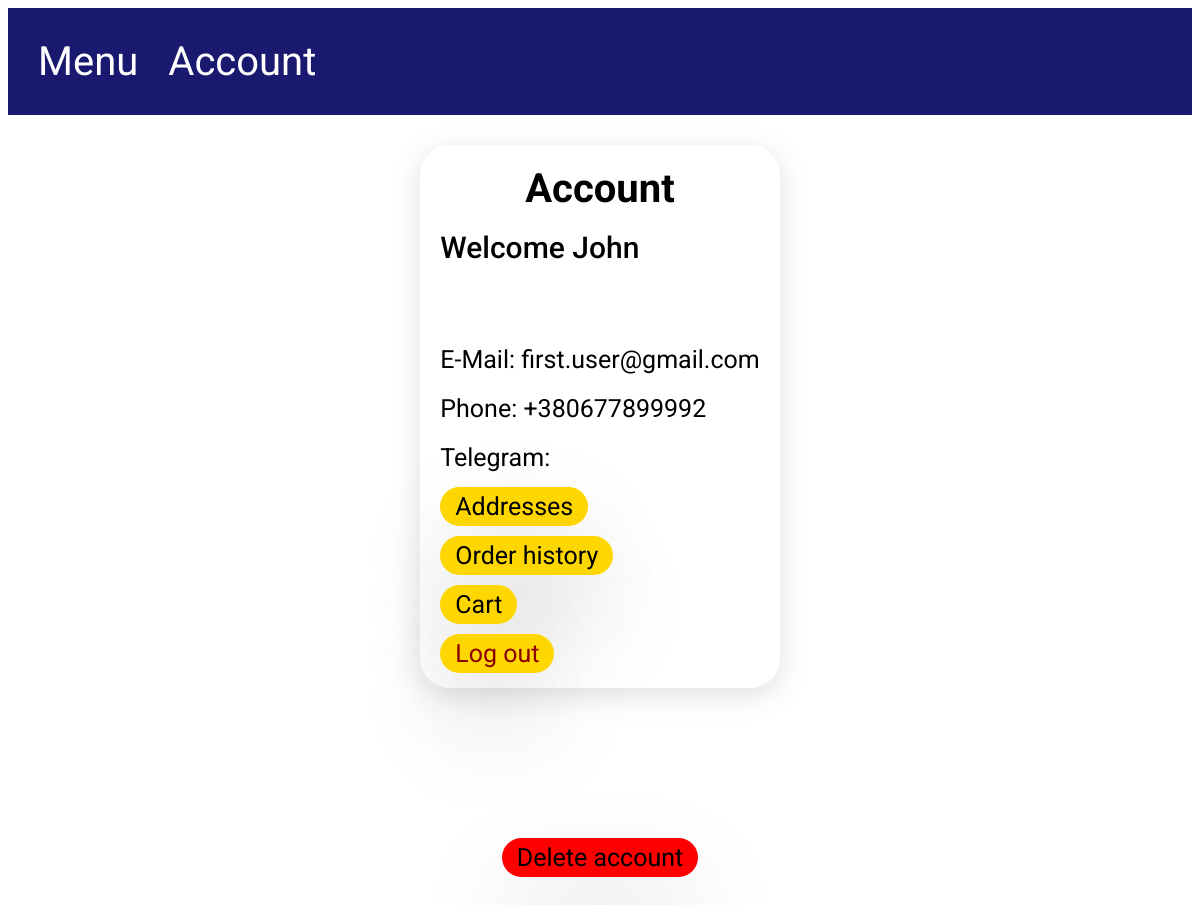
Page /user (signed in) on the committed database.
### tables this page shows
CREATE TABLE "user" (
	"id"	INTEGER NOT NULL UNIQUE,
	"name"	TEXT NOT NULL,
	"phone"	INTEGER NOT NULL UNIQUE,
	"email"	TEXT NOT NULL UNIQUE,
	"password"	TEXT NOT NULL,
	"telegram"	TEXT,
	"user_type"	INTEGER NOT NULL DEFAULT 0,
	PRIMARY KEY("id" AUTOINCREMENT)
);

### app.py (the view)
@app.route('/user', methods=['GET', 'PUT', 'DELETE'])  # TODO PUT, DELETE
def user():
    if session.get("user_id") is None:
        return app.redirect("/user/sign_in")
    with SQLiteDB("dish.db") as db:
        user_info = db.select_from("user", ["email", "name", "phone", "telegram"], {"id": session["user_id"]})[0]
    return render_template("user_page.html", user=user_info)

### functions.py (called while the page is built)
def dict_factory(cursor, row):
    d = {}
    for idx, col in enumerate(cursor.description):
        d[col[0]] = row[idx]
    return d

    def __enter__(self):
        return self

    def __exit__(self, exc_type, exc_val, exc_tb):
        self.con.commit()
        self.con.close()

    def sql_query(self, query: str):
        answer = self.cur.execute(query)
        return answer.fetchall()

    def select_from(self, table_name: str, columns: list, where: dict = None,
                    join_table: str = None, join_columns: tuple = None):
        columns = ", ".join(columns)
        query = f"SELECT {columns} FROM {table_name}"
        if join_table:
            join_table = f" JOIN {join_table} on {join_table}.{join_columns[0]} = {table_name}.{join_columns[1]}"
            query += join_table
        if where:
            where = " WHERE " + " AND ".join([f"{key} = '{value}'" for key, value in where.items()])
            query += where
        return self.sql_query(query)

### templates/user_page.html
{% extends 'base.html' %}
{% block content %}
    <div class="container user_page">
        <div class="content-holder">
            <h1 class="title">Account</h1>
            <p class="welcome">Welcome {{ user.name }}</p>
            <ul class="user_page_list">
                <li>
                    <label>E-Mail: {{ user.email }} </label>
                </li>
                <li>
                    <label>Phone: +{{ user.phone }} </label>
                </li>
                <li>
                    <label>Telegram:  {{ user.telegram }} </label>
                </li>
                <li>
                    <a href="/user/address"> Addresses</a>
                </li>
                <li>
                    <a href="/user/orders"> Order history</a>
                </li>
                <li>
                    <a href="/cart"> Cart</a>
                </li>
                <li>
                    <a style="color: darkred" href="/user/logout"> Log out</a>
                </li>
            </ul>
        </div>
        <a class="delete__button" href="/user/delete">Delete account</a>
    </div>
{% endblock %}

### static/css/style.css (style rules this page uses)
body { font-family: 'Roboto', sans-serif; }
.container { padding: 30px 50px 30px 50px; }
.content-holder { display: flex; flex-direction: column; border-radius: 30px; padding: 20px; box-shadow: rgba(100, 100, 111, 0.2) 0px 7px 29px 0px; }
.user_page { display: flex; flex-direction: column; align-items: center; }
.title { font-weight: 700; font-size: 40px; margin: 0; align-self: center; }
.welcome { font-weight: 500; font-size: 30px; margin-bottom: 80px; margin-top: 18px; }
.user_page_list { display: flex; flex-direction: column; font-size: 25px; font-weight: 400; list-style: None; padding: 0; margin: 0; gap: 20px; }
.user_page_list a { color: black; background-color: gold; padding: 5px 15px 5px 15px; text-decoration: none; border-radius: 45px; box-shadow: rgba(17, 12, 46, 0.15) 0px 48px 100px 0px; }
.delete__button { font-size: 25px; font-weight: 400; color: black; padding: 5px 15px 5px 15px; text-decoration: none; background-color: red; margin-top: 150px; width: fit-content; align-self: center; border-radius: 45px; box-shadow: rgba(17, 12, 46, 0.15) 0px 48px 100px 0px; }

### rows in the picture
user: name "John", email "first.user@gmail.com", phone "380677899992"
